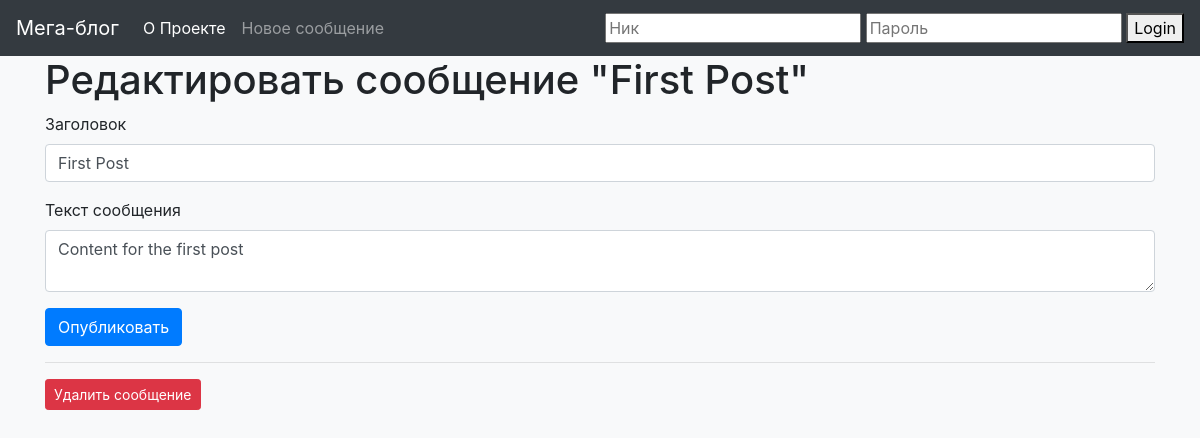
/1/edit, run on an earlier commit of the app's database.
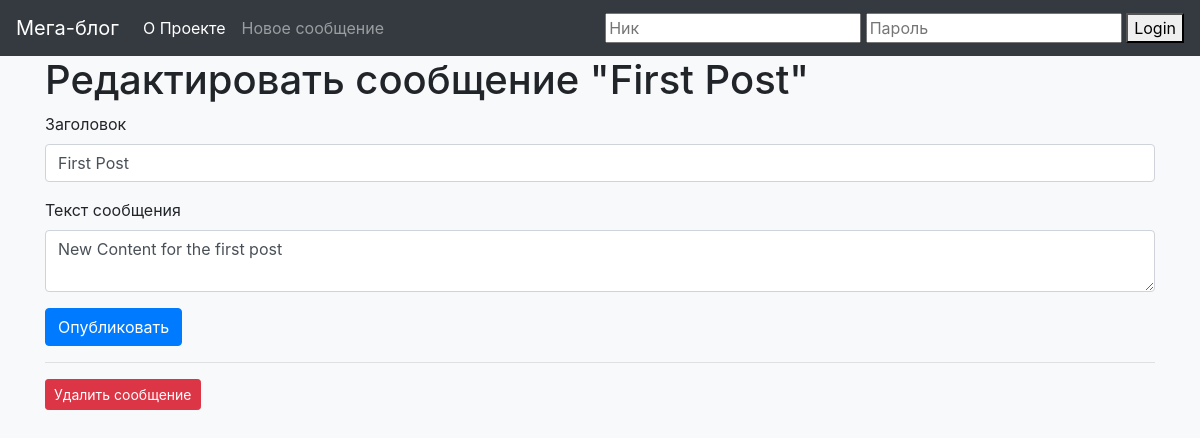
And on a later commit of the database.
### tables this page shows
CREATE TABLE posts (
    id INTEGER PRIMARY KEY AUTOINCREMENT,
    created TIMESTAMP NOT NULL DEFAULT CURRENT_TIMESTAMP,
    title TEXT NOT NULL,
    content TEXT NOT NULL,
    image TEXT NOT NULL
);

### project.py (the view, shortened to what this page needs)
@app.route('/<int:id>/edit', methods=('GET', 'POST'))
def edit(id):
    post = get_post(id)
    return render_template('edit.html', post=post)

### project.py (called while the page is built)
def get_db_connection():
    conn = sqlite3.connect('database.db')
    conn.row_factory = sqlite3.Row
    return conn

def get_post(post_id):
    conn = get_db_connection()
    post = conn.execute('SELECT * FROM posts WHERE id = ?', (post_id,)).fetchone()
    conn.close()
    if post is None:
        abort(404)
    return post

### templates/edit.html (shortened to what this page needs)
{% extends 'base.html' %}
{% block content %}
<h1>{% block title %} Редактировать сообщение "{{ post['title'] }}" {% endblock %}</h1>
<form method="post">
    <div class="form-group">
        <label for="title">Заголовок</label>
        <input type="text" name="title" placeholder="Post title"
               class="form-control"
               value="{{ request.form['title'] or post['title'] }}">
    </div>
    <div class="form-group">
        <label for="content">Текст сообщения</label>
        <textarea name="content" placeholder="Post content"
                  class="form-control">{{ request.form['content'] or post['content'] }}</textarea>
    </div>
    <div class="form-group">
        <button type="submit" class="btn btn-primary">Опубликовать</button>
    </div>
</form>
<hr>
<form action="{{ url_for('delete', id=post['id']) }}" method="POST">
    <input type="submit" value="Удалить сообщение"
           class="btn btn-danger btn-sm"
           onclick="return confirm('Вы уверены, что хотите удалить это сообщение?')">
</form>
{% endblock %}

What changed in the data, as far as the page shows it:
changed posts "First Post": content "Content for the first post" → "New Content for the first post"
